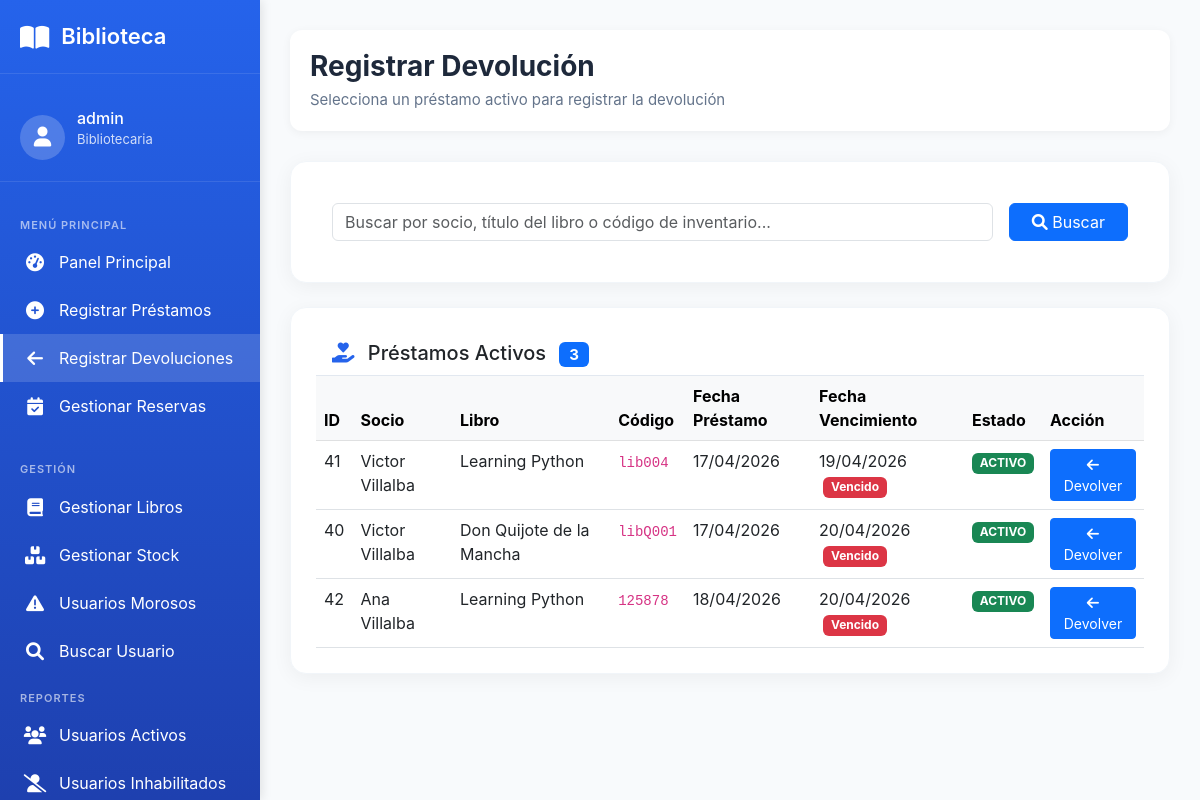
The page /bibliotecario/devoluciones/ (signed in) on the database as committed earlier.
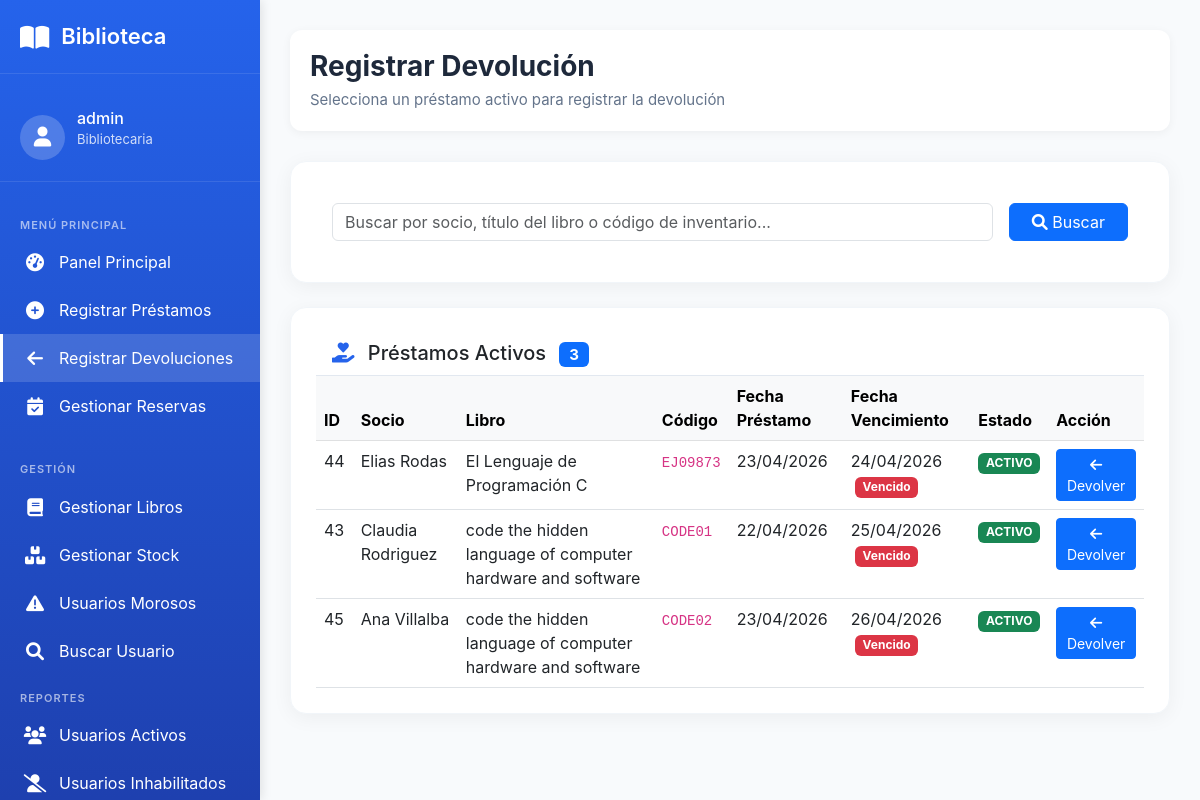
The same page on the database as committed later.
### prestamo/models.py (models this page shows, shortened)
class Prestamo(models.Model):
    ESTADO_PRESTAMO_CHOICES = [
        ('SOLICITADO', 'Solicitado'),
        ('ACTIVO', 'Activo'),
        ('VENCIDO', 'Vencido'),
        ('DEVUELTO', 'Devuelto'),
        ('EXTRAVIADO', 'Extraviado'),
        ('CANCELADA', 'Cancelada'),
    ]
    socio = models.ForeignKey(
        Socio,
        on_delete=models.PROTECT,
        related_name='prestamos',
        verbose_name="Socio"
    )
    ejemplar = models.ForeignKey(
        Ejemplar,
        on_delete=models.PROTECT,
        related_name='prestamos',
        verbose_name="Ejemplar"
    )
    dias_solicitados = models.IntegerField(
        verbose_name="Días solicitados",
        help_text="Cantidad de días que el usuario pidió el libro (1-5)",
        null=True,
        blank=True
    )
    fecha_prestamo = models.DateTimeField(
        auto_now_add=True,
        verbose_name="Fecha de préstamo"
    )
    fecha_vencimiento = models.DateField(
        verbose_name="Fecha de vencimiento"
    )
    fecha_devolucion_real = models.DateField(
        null=True,
        blank=True,
        verbose_name="Fecha de devolución real"
    )
    estado = models.CharField(
        max_length=20,
        choices=ESTADO_PRESTAMO_CHOICES,
        default='ACTIVO',
        verbose_name="Estado"
    )
    observaciones = models.TextField(
        blank=True,
        null=True,
        verbose_name="Observaciones"
    )
    class Meta:
        verbose_name = "Préstamo"
        verbose_name_plural = "Préstamos"
        ordering = ['-fecha_prestamo']
        indexes = [
            models.Index(fields=['estado']),
            models.Index(fields=['fecha_vencimiento']),
        ]

### usuario/models.py (models this page shows, shortened)
class Socio(models.Model):
    TIPO_USUARIO_CHOICES = [
        ('estudiante', 'Estudiante'),
        ('docente', 'Docente'),
        ('administrativo', 'Administrativo'),
        ('externo', 'Externo'),
    ]
    ESTADO_SOCIO_CHOICES = [
        ('activo', 'Activo'),
        ('moroso', 'Moroso'),
        ('inhabilitado', 'Inhabilitado'),
    ]
    user = models.OneToOneField(
        User,
        on_delete=models.CASCADE,
        verbose_name="Usuario de Django"
    )
    cedula = models.CharField(
        max_length=20,
        unique=True,
        verbose_name="Cédula"
    )
    telefono = models.CharField(
        max_length=20,
        blank=True,
        null=True,
        verbose_name="Teléfono"
    )
    direccion = models.CharField(
        max_length=150,
        blank=True,
        null=True,
        verbose_name="Dirección"
    )
    carrera = models.CharField(
        max_length=100,
        blank=True,
        null=True,
        verbose_name="Carrera/Profesión"
    )
    tipo_usuario = models.CharField(
        max_length=50,
        choices=TIPO_USUARIO_CHOICES,
        verbose_name="Tipo de usuario"
    )
    estado_socio = models.CharField(
        max_length=20,
        choices=ESTADO_SOCIO_CHOICES,
        default='activo',
        verbose_name="Estado"
    )
    fecha_registro = models.DateField(
        auto_now_add=True,
        verbose_name="Fecha de registro"
    )
    nivel_acceso = models.ForeignKey(
        NivelAcceso,
        on_delete=models.PROTECT,
        verbose_name="Nivel de acceso"
    )
    class Meta:
        verbose_name = "Socio"
        verbose_name_plural = "Socios"

### catalogo/models.py (models this page shows, shortened)
class Ejemplar(models.Model):
    ESTADO_FISICO_CHOICES = [
        ('BUENO', 'Bueno'),
        ('REGULAR', 'Regular'),
        ('MALO', 'Malo'),
        ('DANADO', 'Dañado'),
        ('PERDIDO', 'Perdido'),
    ]
    DISPONIBILIDAD_CHOICES = [
        ('DISPONIBLE', 'Disponible'),
        ('PRESTADO', 'Prestado'),
        ('RESERVADO', 'Reservado'),
        ('EN_REPARACION', 'En reparación'),
    ]
    libro = models.ForeignKey(
        'Libro',
        on_delete=models.PROTECT,
        related_name='ejemplares',
        verbose_name="Libro",
        db_column='isbn_libro'
    )
    codigo_inventario = models.CharField(
        max_length=50,
        unique=True,
        verbose_name="Código de inventario"
    )
    estado_fisico = models.CharField(
        max_length=20,
        choices=ESTADO_FISICO_CHOICES,
        default='BUENO',
        verbose_name="Estado físico"
    )
    disponibilidad = models.CharField(
        max_length=20,
        choices=DISPONIBILIDAD_CHOICES,
        default='DISPONIBLE',
        verbose_name="Disponibilidad"
    )
    ubicacion = models.CharField(
        max_length=100,
        blank=True,
        null=True,
        verbose_name="Ubicación física",
        help_text="Ej: Estante A3, Sección 5, Sala 2, etc."
    )
    class Meta:
        db_table = 'Ejemplar'
        verbose_name = "Ejemplar"
        verbose_name_plural = "Ejemplares"
        indexes = [
            models.Index(fields=['codigo_inventario']),
            models.Index(fields=['disponibilidad']),
        ]

class Libro(models.Model):
    activo = models.BooleanField(default=True, verbose_name="Activo")
    """Libros del catálogo"""
    isbn = models.CharField(
        max_length=20,
        unique=True,
        verbose_name="ISBN"
    )
    titulo = models.CharField(
        max_length=200,
        verbose_name="Título"
    )
    anio_publicacion = models.IntegerField(
        blank=True,
        null=True,
        verbose_name="Año de publicación"
    )
    descripcion = models.TextField(
        blank=True,
        null=True,
        verbose_name="Descripción / Sinopsis",
        help_text="Breve descripción o sinopsis del libro"
    )
    editorial = models.ForeignKey(
        Editorial,
        on_delete=models.PROTECT,
        verbose_name="Editorial"
    )
    categoria = models.ForeignKey(
        Categoria,
        on_delete=models.PROTECT,
        verbose_name="Categoría"
    )
    autores = models.ManyToManyField(
        Autor,
        through='LibroAutor',
        verbose_name="Autores"
    )
    imagen = models.ImageField(
        upload_to='libros/',
        blank=True,
        null=True,
        verbose_name="Imagen de tapa"
    )
    cantidad_total = models.IntegerField(
        default=0,
        verbose_name="Total de ejemplares"
    )
    inventario_disponible = models.IntegerField(
        default=0,
        verbose_name="Ejemplares disponibles"
    )
    class Meta:
        verbose_name = "Libro"
        verbose_name_plural = "Libros"

### prestamo/views.py (the view, shortened to what this page needs)
# urls.py: path('bibliotecario/devoluciones/', views.registrar_devolucion, name='registrar_devolucion'),
@staff_member_required
def registrar_devolucion(request):
    from decimal import Decimal
    prestamos_activos = Prestamo.objects.filter(
        estado='ACTIVO'
    ).select_related(
        'socio__user', 'ejemplar__libro'
    ).order_by('fecha_vencimiento')
    search = request.GET.get('search', '')
    prestamo_id = request.GET.get('devolver_id')
    prestamo_seleccionado = None
    multa_calculada = None
    context = {
        'prestamos_activos': prestamos_activos,
        'search': search,
        'prestamo_seleccionado': prestamo_seleccionado,
        'multa_calculada': multa_calculada,
        'hoy': timezone.now().date(),
    }
    return render(request, 'bibliotecario/devolucion.html', context)

### templates/bibliotecario/devolucion.html (shortened to what this page needs)
{% extends 'base/menu_bibliotecario.html' %}
{% block main_content %}
<div class="content-header">
    <div class="page-title">
        <h1>Registrar Devolución</h1>
        <p>Selecciona un préstamo activo para registrar la devolución</p>
    </div>
</div>
<div class="card mb-4">
    <div class="card-body">
        <form method="get" class="row g-3">
            <div class="col-md-10">
                <input type="text" name="search" class="form-control"
                       placeholder="Buscar por socio, título del libro o código de inventario..."
                       value="{{ search }}">
            </div>
            <div class="col-md-2">
                <button type="submit" class="btn btn-primary w-100">
                    <i class="fas fa-search"></i> Buscar
                </button>
            </div>
        </form>
    </div>
</div>
<div class="card">
    <div class="card-header bg-white" style="border-bottom: 1px solid #e2e8f0;">
        <h5 class="mb-0">
            <i class="fas fa-hand-holding-heart me-2" style="color: #2563eb;"></i>
            Préstamos Activos
            <span class="badge bg-primary ms-2">{{ prestamos_activos|length }}</span>
        </h5>
    </div>
    <div class="card-body p-0">
        <div class="table-responsive">
            <table class="table table-hover mb-0">
                <thead class="table-light">
                    <tr>
                        <th>ID</th>
                        <th>Socio</th>
                        <th>Libro</th>
                        <th>Código</th>
                        <th>Fecha Préstamo</th>
                        <th>Fecha Vencimiento</th>
                        <th>Estado</th>
                        <th>Acción</th>
                    </tr>
                </thead>
                <tbody>
                    {% for prestamo in prestamos_activos %}
                    <tr>
                        <td>{{ prestamo.id }}</td>
                        <td>{{ prestamo.socio.user.get_full_name }}</td>
                        <td>{{ prestamo.ejemplar.libro.titulo }}</td>
                        <td><code>{{ prestamo.ejemplar.codigo_inventario }}</code></td>
                        <td>{{ prestamo.fecha_prestamo|date:"d/m/Y" }}</td>
                        <td>
                            {{ prestamo.fecha_vencimiento|date:"d/m/Y" }}
                            {% if prestamo.fecha_vencimiento < hoy %}
                                <span class="badge bg-danger ms-1">Vencido</span>
                            {% endif %}
                        </td>
                        <td>
                            <span class="badge bg-success">{{ prestamo.estado }}</span>
                        </td>
                        <td>
                            <a href="?devolver_id={{ prestamo.id }}{% if search %}&search={{ search }}{% endif %}"
                               class="btn btn-sm btn-primary">
                                <i class="fas fa-arrow-left"></i> Devolver
                            </a>
                        </td>
                    </tr>
                    {% endfor %}
                </tbody>
            </table>
        </div>
    </div>
</div>
{% endblock %}

Rows that differ between the two databases and show on the page:
no longer on this page (row edited): Prestamo: id "41", socio.user.get_full_name "Victor Villalba", ejemplar.libro.titulo "Learning Python", ejemplar.codigo_inventario "lib004", fecha_prestamo "17/04/2026", fecha_vencimiento "19/04/2026", shows "Vencido", estado "ACTIVO"
no longer on this page (row edited): Prestamo: id "40", socio.user.get_full_name "Victor Villalba", ejemplar.libro.titulo "Don Quijote de la Mancha", ejemplar.codigo_inventario "libQ001", fecha_prestamo "17/04/2026", fecha_vencimiento "20/04/2026", shows "Vencido", estado "ACTIVO"
no longer on this page (row edited): Prestamo: id "42", socio.user.get_full_name "Ana Villalba", ejemplar.libro.titulo "Learning Python", ejemplar.codigo_inventario "125878", fecha_prestamo "18/04/2026", fecha_vencimiento "20/04/2026", shows "Vencido", estado "ACTIVO"
added Prestamo: id "44", socio.user.get_full_name "Elias Rodas", ejemplar.libro.titulo "El Lenguaje de Programación C", ejemplar.codigo_inventario "EJ09873", fecha_prestamo "23/04/2026", fecha_vencimiento "24/04/2026", shows "Vencido", estado "ACTIVO"
added Prestamo: id "43", socio.user.get_full_name "Claudia Rodriguez", ejemplar.libro.titulo "code the hidden language of computer hardware and software", ejemplar.codigo_inventario "CODE01", fecha_prestamo "22/04/2026", fecha_vencimiento "25/04/2026", shows "Vencido", estado "ACTIVO"
added Prestamo: id "45", socio.user.get_full_name "Ana Villalba", ejemplar.libro.titulo "code the hidden language of computer hardware and software", ejemplar.codigo_inventario "CODE02", fecha_prestamo "23/04/2026", fecha_vencimiento "26/04/2026", shows "Vencido", estado "ACTIVO"
